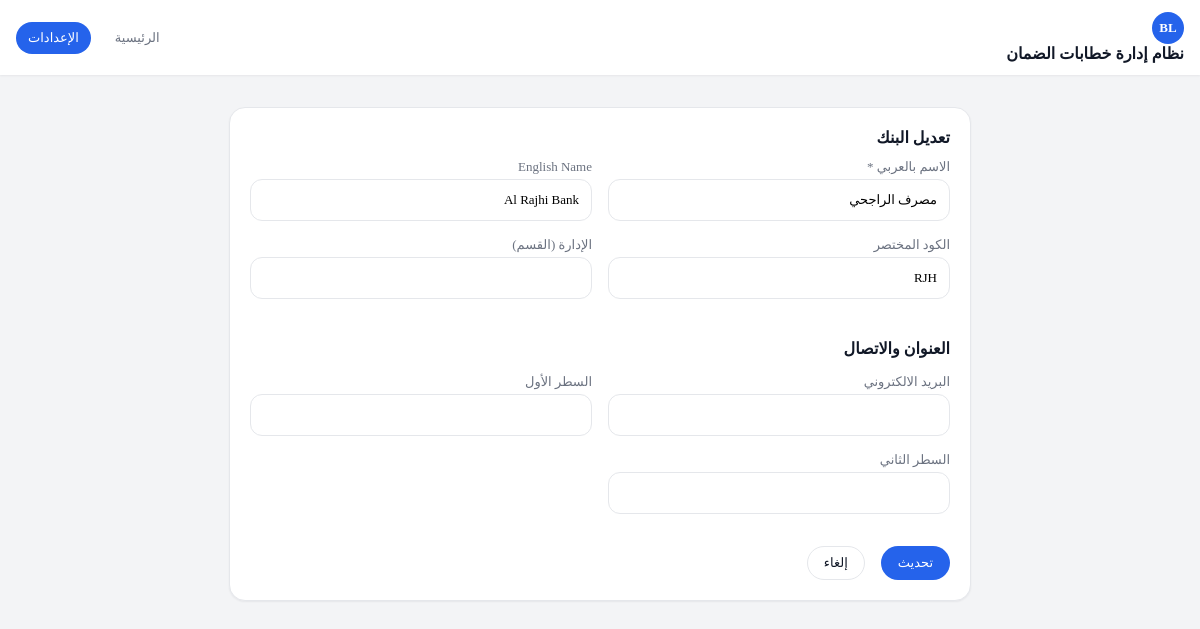
Screenshot of /settings/bank-form.php?id=5 with the database file from the repository.
### tables this page shows
CREATE TABLE banks (
        id INTEGER PRIMARY KEY AUTOINCREMENT,
        official_name TEXT NOT NULL,
        official_name_en TEXT,
        normalized_key TEXT,
        short_code TEXT,
        is_confirmed INTEGER DEFAULT 0,
        created_at TEXT DEFAULT CURRENT_TIMESTAMP,
        updated_at TEXT DEFAULT CURRENT_TIMESTAMP
    , official_name_ar TEXT NULL, address_line_1 VARCHAR(255) DEFAULT 'المقر الرئيسي', address_line_2 VARCHAR(255) DEFAULT NULL, contact_email VARCHAR(255) DEFAULT NULL, department VARCHAR(255) DEFAULT "إدارة الضمانات");

### app/Repositories/BankRepository.php (called while the page is built, shortened)
<?php
class BankRepository
{
    public function find(int $id): ?Bank
    {
        $pdo = Database::connection();
        $stmt = $pdo->prepare('SELECT * FROM banks WHERE id = :id LIMIT 1');
        $stmt->execute(['id' => $id]);
        $row = $stmt->fetch(PDO::FETCH_ASSOC);
        return $row ? $this->map($row) : null;
    }
    private function map(array $row): Bank
    {
        return new Bank(
            (int) $row['id'],
            $row['official_name'],
            $row['official_name_en'] ?? null,
            $row['official_name_ar'] ?? $row['official_name'] ?? null,
            $row['normalized_key'] ?? null,
            $row['short_code'] ?? null,
            (int) ($row['is_confirmed'] ?? 0),
            $row['created_at'] ?? null,
        );
    }
}

### app/Support/autoload.php (called while the page is built, shortened)
<?php
spl_autoload_register(function (string $class): void {
    $prefix = 'App\\';
    $baseDir = __DIR__ . '/../';
    if (str_starts_with($class, $prefix)) {
        $relative = substr($class, strlen($prefix));
        $path = $baseDir . str_replace('\\', '/', $relative) . '.php';
    }
});

### www/settings/bank-form.php (the view, shortened to what this page needs)
<?php
require_once __DIR__ . '/../../app/Support/autoload.php';
$banks = new BankRepository();
$id = isset($_GET['id']) ? (int) $_GET['id'] : null;
$bank = $id ? $banks->find($id) : null;
$isEdit = $bank !== null;
?>
<!doctype html>
<html lang="ar" dir="rtl">
<head>
    <link rel="stylesheet" href="/assets/css/style.css">
</head>
<body class="app-shell">
    <header class="app-header">
        <div class="app-header-inner">
            <div>
                <span class="app-logo">BL</span>
                <span class="app-title">نظام إدارة خطابات الضمان</span>
            </div>
            <nav class="app-nav">
                <a href="/" class="app-nav-link">الرئيسية</a>
                <a href="/settings.php?tab=banks" class="app-nav-link is-active">الإعدادات</a>
            </nav>
        </div>
    </header>
    <main class="app-main">
        <div class="app-container">
            <div class="form-card card">
                <div class="card-header">
                    <h2 class="card-title"><?= $isEdit ? 'تعديل البنك' : 'إضافة بنك جديد' ?></h2>
                </div>
                <form method="POST">
                    <div class="form-grid">
                        <div class="form-group">
                            <label class="form-label">الاسم بالعربي *</label>
                            <input type="text" name="official_name" class="form-control" required
                                   value="<?= htmlspecialchars($bank->officialName ?? $_POST['official_name'] ?? '') ?>">
                        </div>
                        <div class="form-group">
                            <label class="form-label">English Name</label>
                            <input type="text" name="official_name_en" class="form-control"
                                   value="<?= htmlspecialchars($bank->officialNameEn ?? $_POST['official_name_en'] ?? '') ?>">
                        </div>
                        <div class="form-group">
                            <label class="form-label">الكود المختصر</label>
                            <input type="text" name="short_code" class="form-control"
                                   value="<?= htmlspecialchars($bank->shortCode ?? $_POST['short_code'] ?? '') ?>">
                        </div>
                        <div class="form-group">
                            <label class="form-label">الإدارة (القسم)</label>
                            <input type="text" name="department" class="form-control"
                                   value="<?= htmlspecialchars($bank->department ?? $_POST['department'] ?? '') ?>">
                        </div>
                    </div>
                    <div class="form-section">
                        <div class="form-section-title">العنوان والاتصال</div>
                        <div class="form-grid">
                            <div class="form-group">
                                <label class="form-label">البريد الالكتروني</label>
                                <input type="email" name="contact_email" class="form-control"
                                       value="<?= htmlspecialchars($bank->contactEmail ?? $_POST['contact_email'] ?? '') ?>">
                            </div>
                            <div class="form-group">
                                <label class="form-label">السطر الأول</label>
                                <input type="text" name="address_line_1" class="form-control"
                                       value="<?= htmlspecialchars($bank->addressLine1 ?? $_POST['address_line_1'] ?? '') ?>">
                            </div>
                            <div class="form-group">
                                <label class="form-label">السطر الثاني</label>
                                <input type="text" name="address_line_2" class="form-control"
                                       value="<?= htmlspecialchars($bank->addressLine2 ?? $_POST['address_line_2'] ?? '') ?>">
                            </div>
                        </div>
                    </div>
                    <div class="form-actions">
                        <button type="submit" class="btn btn-primary"><?= $isEdit ? 'تحديث' : 'إضافة' ?></button>
                        <a href="/settings.php?tab=banks" class="btn btn-secondary">إلغاء</a>
                    </div>
                </form>
            </div>
        </div>
    </main>
</body>
</html>

### www/assets/css/style.css (style rules this page uses)
:root { --color-bg-main: #f3f4f6; --color-bg-elevated: #ffffff; --color-border: #e5e7eb; --color-border-strong: #cbd5e1; --color-primary: #2563eb; --color-primary-hover: #1d4ed8; --color-primary-soft: #dbeafe; --color-accent: #0ea5e9; --color-text-main: #111827; --color-text-muted: #6b7280; --color-text-inverse: #ffffff; --color-success: #059669; --color-success-soft: #d1fae5; --color-warning: #d97706; --color-warning-soft: #fef3c7; --color-danger: #dc2626; --color-danger-soft: #fee2e2; --color-info: #0ea5e9; --color-info-soft: #e0f2fe; --color-status-review: #f97316; --color-status-ready: #16a34a; --color-status-conflict: #dc2626; --font-size-xs: 12px; --font-size-sm: 13px; --font-size-md: 14px; --font-size-lg: 16px; --font-size-xl: 18px; --font-size-2xl: 22px; --radius-sm: 8px; --radius-md: 12px; --radius-lg: 16px; --radius-xl: 20px; --shadow-sm: 0 1px 2px rgba(15, 23, 42, 0.06); --shadow-md: 0 4px 10px rgba(15, 23, 42, 0.08); --space-xxs: 4px; --space-xs: 8px; --space-sm: 12px; --space-md: 16px; --space-lg: 20px; --space-xl: 24px; --space-2xl: 32px; --transition-fast: 150ms ease-out; --transition-normal: 200ms ease-out; --layout-max-width: 1200px; }
body.app-shell { margin: 0; padding: 0; margin: 0; padding: 0; background-color: var(--color-bg-main); color: var(--color-text-main); }
.app-main { padding: 0 var(--space-md) var(--space-xl) var(--space-md); }
.app-container { max-width: var(--layout-max-width); margin: 0 auto; }
.app-header { position: sticky; top: 0; z-index: 50; background-color: var(--color-bg-elevated); box-shadow: var(--shadow-sm); }
.app-header-inner { max-width: var(--layout-max-width); margin: 0 auto; padding: var(--space-sm) var(--space-md); display: flex; align-items: center; justify-content: space-between; gap: var(--space-md); }
.app-logo { width: 32px; height: 32px; border-radius: var(--radius-lg); background: var(--color-primary); color: var(--color-text-inverse); display: flex; align-items: center; justify-content: center; font-weight: 700; font-size: var(--font-size-sm); }
.app-title { font-size: var(--font-size-lg); font-weight: 700; }
.app-nav { display: flex; gap: var(--space-sm); flex-wrap: wrap; }
.app-nav-link { font-size: var(--font-size-sm); padding: var(--space-xs) var(--space-sm); border-radius: 999px; text-decoration: none; color: var(--color-text-muted); transition: background-color var(--transition-fast), color var(--transition-fast); }
.app-nav-link.is-active { background-color: var(--color-primary); color: var(--color-text-inverse); }
.card { background-color: var(--color-bg-elevated); border: 1px solid var(--color-border); border-radius: var(--radius-lg); box-shadow: var(--shadow-sm); padding: var(--space-lg); margin-bottom: var(--space-lg); }
.card-header { display: flex; align-items: center; justify-content: space-between; gap: var(--space-md); margin-bottom: var(--space-sm); flex-wrap: wrap; }
.card-title { font-size: var(--font-size-lg); font-weight: 600; margin: 0; }
.btn { display: inline-flex; align-items: center; justify-content: center; gap: var(--space-xs); border-radius: 999px; border: 1px solid transparent; cursor: pointer; font-family: inherit; font-size: var(--font-size-sm); padding: 8px 16px; transition: background-color var(--transition-fast), box-shadow var(--transition-fast), transform var(--transition-fast); text-decoration: none; }
.btn-primary { background-color: var(--color-primary); color: var(--color-text-inverse); }
.btn-secondary { background-color: var(--color-bg-elevated); color: var(--color-text-main); border-color: var(--color-border); }
.form-grid { display: grid; grid-template-columns: repeat(2, minmax(0, 1fr)); gap: var(--space-sm) var(--space-lg); }
.form-group { display: flex; flex-direction: column; gap: 4px; }
.form-label { font-size: var(--font-size-sm); color: var(--color-text-muted); }
.form-control, .input, .select, .textarea, select, textarea { border-radius: var(--radius-md); border: 1px solid var(--color-border); padding: var(--space-sm); font-family: inherit; font-size: var(--font-size-sm); background-color: var(--color-bg-elevated); transition: border-color var(--transition-fast), box-shadow var(--transition-fast); }

### rows the page displays
banks: official_name "مصرف الراجحي", official_name_en "Al Rajhi Bank", short_code "RJH"
